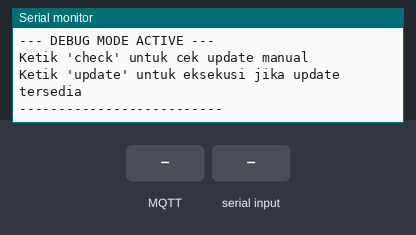
Recording of a sketch running on a simulated ESP32. Shown: the last lines printed to the serial monitor. The inputs (shaded band) are chosen by the test bench. WiFi joins after 1.5 s; servers stay silent unless stated; uploads are accepted with an empty reply; EEPROM starts erased; no MQTT or app messages arrive unless stated; not simulated (calls return 0 or success): secret.h; names the files do not define were given values by the test bench: mqtt_port = 1883.

Above: at 2.9 s.
3.0 s: MQTT message "check" arrives on the first subscribed topic
At 3.9 s:
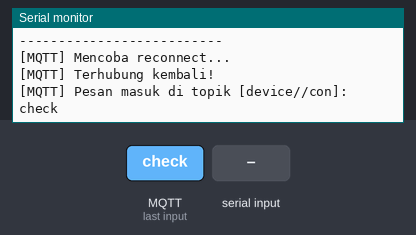
4.5 s: "check\n" received over Serial
At 5.7 s:
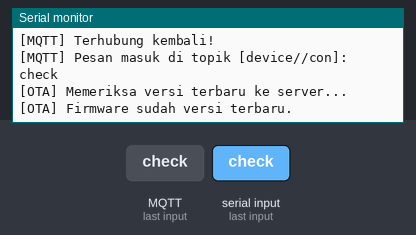
6.2 s: MQTT message "update" arrives on the first subscribed topic
At 6.8 s:
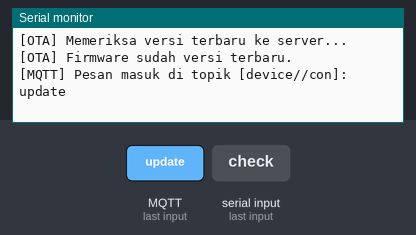
7.7 s: "update\n" received over Serial
At 8.9 s:
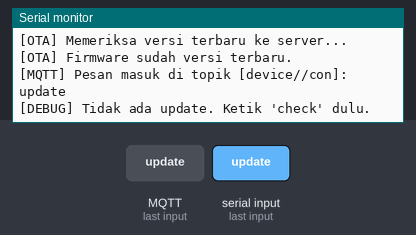
9.2 s: MQTT message "dev_getupdate" arrives on the first subscribed topic
At 10.2 s:
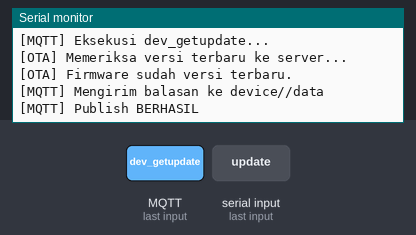
10.7 s: MQTT message "dev_getupgrade" arrives on the first subscribed topic
At 11.2 s:
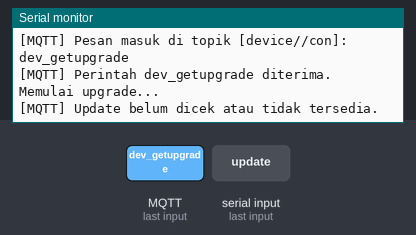

Measured:
- after the input at 3.0 s, the serial monitor: prints a new line after 0.05 s (image 1)
- after the input at 4.5 s, the serial monitor: prints a new line at once (image 2)
- after the input at 6.2 s, the serial monitor: prints a new line at once (image 3)
- after the input at 7.7 s, the serial monitor: prints a new line at once (image 4)
- after the input at 9.2 s, the serial monitor: prints a new line at once (image 5)
- after the input at 10.7 s, the serial monitor: prints a new line at once (image 6)

The sketch:

ota-base-firmware.ino
```cpp
#include <WiFi.h>
#include <WiFiClientSecure.h>
#include <HTTPClient.h>
#include <HTTPUpdate.h>
#include <PubSubClient.h>
#include <ArduinoJson.h>
#include <Preferences.h>
#include <ArduinoOTA.h>
#include <esp_system.h>
#include "secret.h"

// CONFIG
const char* current_version = "1.0.0";
const char* device_type     = "esp32-base-device";

// OTA DEBUG VARIABLES
bool updateAvailable = false;
String pendingUpdateUrl = "";
String latest_version = "";

// GLOBAL OBJECTS
WiFiClientSecure espClient;
PubSubClient client(espClient);
Preferences pref;

// SHARED VARIABLES
String storage_ssid, storage_pass, storage_mqtt_host, storage_dev_id, storage_ota_server;
int storage_mqtt_port;

// FUNCTION PROTOTYPES
void setupWiFi();
void setupOTA();
void callback(char* topic, byte* payload, unsigned int length);
void reconnect();
void checkOTAUpdate();
void executeOTAUpdate();

void setup() {
  Serial.begin(9600);

  pref.begin("config", false);

  esp_reset_reason_t resetReason = esp_reset_reason();
  bool isOtaReboot = (resetReason == ESP_RST_SW);

  if (!isOtaReboot) {
    // Flash via kabel USB atau power on: tulis ulang kredensial dari secret.h
    Serial.println("[CONFIG] Flash via kabel / power on terdeteksi. Reset kredensial dari secret.h");
    pref.putString("ssid", ssid);
    pref.putString("pass", password);
    pref.putString("mqtt_host", mqtt_server);
    pref.putInt("mqtt_port", mqtt_port);
    pref.putString("dev_id", device_id);
    pref.putString("ota_srv", ota_server);
  } else {
    // Reboot dari OTA: pertahankan kredensial yang sudah ada di memori
    Serial.println("[CONFIG] Reboot dari OTA terdeteksi. Kredensial dipertahankan.");
  }

  storage_ssid = pref.getString("ssid");
  storage_pass = pref.getString("pass");
  storage_mqtt_host = pref.getString("mqtt_host");
  storage_mqtt_port = pref.getInt("mqtt_port");
  storage_dev_id = pref.getString("dev_id");
  storage_ota_server = pref.getString("ota_srv");
  Serial.print("[CONFIG] Device ID yang digunakan: ");
  Serial.println(storage_dev_id);
  Serial.print("[CONFIG] OTA Server: ");
  Serial.println(storage_ota_server);

  setupWiFi();
  setupOTA();

  espClient.setInsecure();
  client.setServer(storage_mqtt_host.c_str(), storage_mqtt_port);
  client.setCallback(callback);

  Serial.println("\n--- DEBUG MODE ACTIVE ---");
  Serial.println("Ketik 'check' untuk cek update manual");
  Serial.println("Ketik 'update' untuk eksekusi jika update tersedia");
  Serial.println("--------------------------");
}

void loop() {
  ArduinoOTA.handle();
  if (!client.connected()) reconnect();
  client.loop();

  if (Serial.available() > 0) {
    String input = Serial.readStringUntil('\n');
    input.trim();

    if (input.equalsIgnoreCase("check")) {
      checkOTAUpdate();
    }
    else if (input.equalsIgnoreCase("update")) {
      if (updateAvailable) {
        executeOTAUpdate();
      } else {
        Serial.println("[DEBUG] Tidak ada update. Ketik 'check' dulu.");
      }
    }
  }
}
```

mqtt_handler.ino
```cpp
void callback(char* topic, byte* payload, unsigned int length) {
  String message = "";
  for (int i = 0; i < length; i++) message += (char)payload[i];
  message.trim(); // Clean space & newline

  Serial.print("[MQTT] Pesan masuk di topik [");
  Serial.print(topic);
  Serial.print("]: ");
  Serial.println(message);

  if (message == "dev_getupdate") {
    Serial.println("[MQTT] Eksekusi dev_getupdate...");
    checkOTAUpdate();
    String topicData = "device/" + storage_dev_id + "/data";
    String payloadStr;

    if (updateAvailable) {
      payloadStr = "{\"update\":true,\"version_new\":\"" + latest_version + "\",\"version_current\":\"" + String(current_version) + "\"}";
    } else {
      payloadStr = "{\"update\":false}";
    }

    Serial.print("[MQTT] Mengirim balasan ke ");
    Serial.println(topicData);
    if (client.publish(topicData.c_str(), payloadStr.c_str())) {
      Serial.println("[MQTT] Publish BERHASIL");
    } else {
      Serial.println("[MQTT] Publish GAGAL (Mungkin payload terlalu besar atau koneksi terputus)");
    }
    return;
  }
  else if (message == "dev_getupgrade") {
    Serial.println("[MQTT] Perintah dev_getupgrade diterima. Memulai upgrade...");
    if (updateAvailable) {
      executeOTAUpdate();
    } else {
      Serial.println("[MQTT] Update belum dicek atau tidak tersedia.");
    }
    return;
  }
}

unsigned long lastReconnectAttempt = 0;

void reconnect() {
  if (client.connected()) return;

  unsigned long now = millis();
  // Coba reconnect setiap 3 detik (non-blocking)
  if (now - lastReconnectAttempt < 3000) return;
  lastReconnectAttempt = now;

  Serial.println("[MQTT] Mencoba reconnect...");
  String clientId = "Device-" + storage_dev_id;
  if (client.connect(clientId.c_str())) {
    Serial.println("[MQTT] Terhubung kembali!");
    client.subscribe(("device/" + storage_dev_id + "/con").c_str());
  } else {
    Serial.print("[MQTT] Gagal, rc=");
    Serial.println(client.state());
  }
}
```

ota_manager.ino
```cpp
void checkOTAUpdate() {
  Serial.println("\n[OTA] Memeriksa versi terbaru ke server...");

  String serverUrl = "https://" + storage_ota_server + "/api/ota/check?version=" + String(current_version) + "&device=" + String(device_type);

  WiFiClientSecure otaClient;
  otaClient.setInsecure();

  HTTPClient http;
  http.begin(otaClient, serverUrl);
  int httpCode = http.GET();

  if (httpCode == HTTP_CODE_OK) {
    String payload = http.getString();
    JsonDocument doc;
    deserializeJson(doc, payload);

    if (doc["status"] == "update_available") {
      updateAvailable = true;
      pendingUpdateUrl = "https://" + storage_ota_server + "/api" + doc["url"].as<String>();
      latest_version = doc["version"].as<String>();

      Serial.println("*************************************************");
      Serial.print("UPDATE TERSEDIA: "); Serial.println(doc["version"].as<String>());
      Serial.println("Ketik 'update' di Serial Monitor untuk mengunduh.");
      Serial.println("*************************************************");
    } else {
      updateAvailable = false;
      Serial.println("[OTA] Firmware sudah versi terbaru.");
    }
  } else {
    Serial.printf("[OTA] Gagal konek ke server. Kode: %d\n", httpCode);
  }
  http.end();
}

void executeOTAUpdate() {
  Serial.println("\n[OTA] Memulai proses download & update...");

  WiFiClientSecure otaClient;
  otaClient.setInsecure();

  // Update Progress Indicator
  httpUpdate.onProgress([](int cur, int total) {
    Serial.printf("[OTA] Progress: %d%%\r", (cur * 100) / total);
  });

  t_httpUpdate_return ret = httpUpdate.update(otaClient, pendingUpdateUrl);

  switch (ret) {
    case HTTP_UPDATE_FAILED:
      Serial.printf("\n[OTA] Update Gagal (%d): %s\n", httpUpdate.getLastError(), httpUpdate.getLastErrorString().c_str());
      updateAvailable = false;
      break;
    case HTTP_UPDATE_NO_UPDATES:
      Serial.println("\n[OTA] Tidak ada update.");
      break;
    case HTTP_UPDATE_OK:
      Serial.println("\n[OTA] Update Berhasil! Rebooting...");
      break;
  }
}
```

wifi_setup.ino
```cpp
void setupWiFi() {
  Serial.printf("\nConnecting WiFi: %s\n", storage_ssid.c_str());
  WiFi.begin(storage_ssid.c_str(), storage_pass.c_str());
  int counter = 0;
  while (WiFi.status() != WL_CONNECTED) {
    delay(500); Serial.print(".");
    if (counter++ > 40) ESP.restart();
  }
  Serial.println("\nWiFi Connected!");
}

void setupOTA() {
  ArduinoOTA.setHostname(("Device-" + storage_dev_id).c_str());
  ArduinoOTA.begin();
}
```
